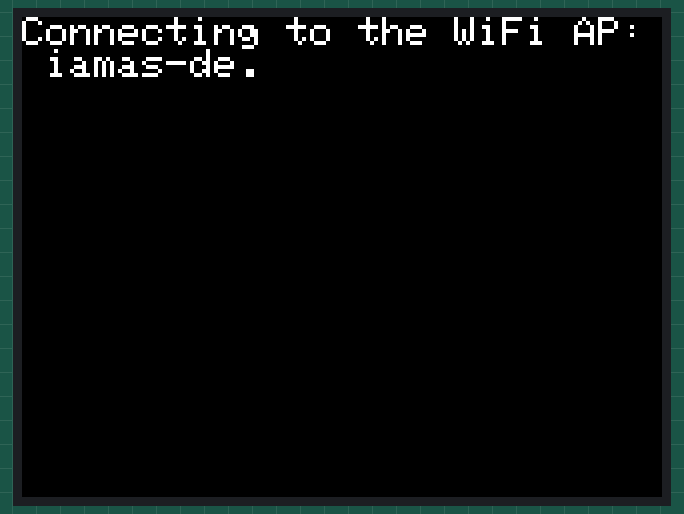
Simulated run of this sketch. Board: ESP32. Parts: 320×240 colour display. WiFi joins after 1.5 s; servers stay silent unless stated; the local clock reads 2024-03-15 10:24:30 at power-on unless the sketch sets it.

Above: at 0.7 s.
At 1.7 s:
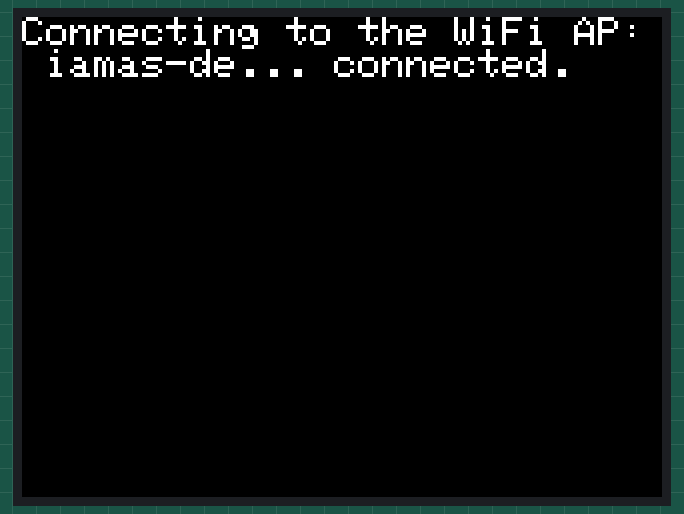
At 5.1 s:
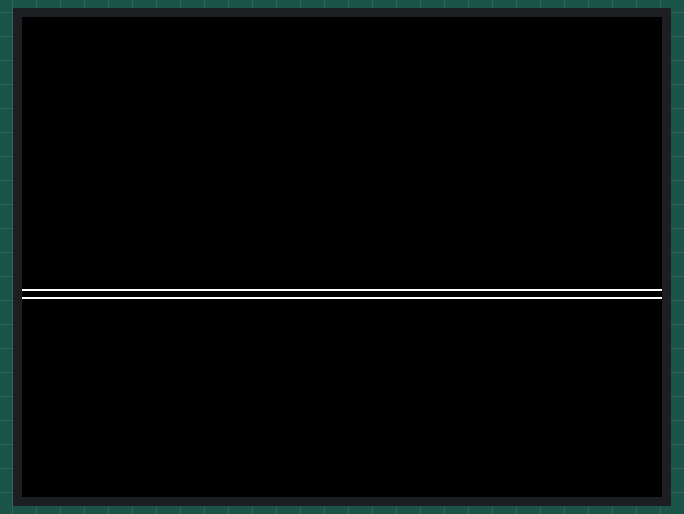
At 14.1 s:
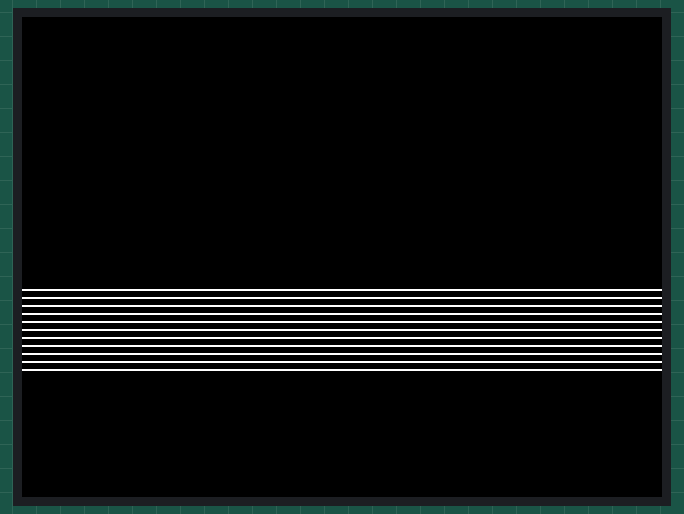
At 22.1 s:
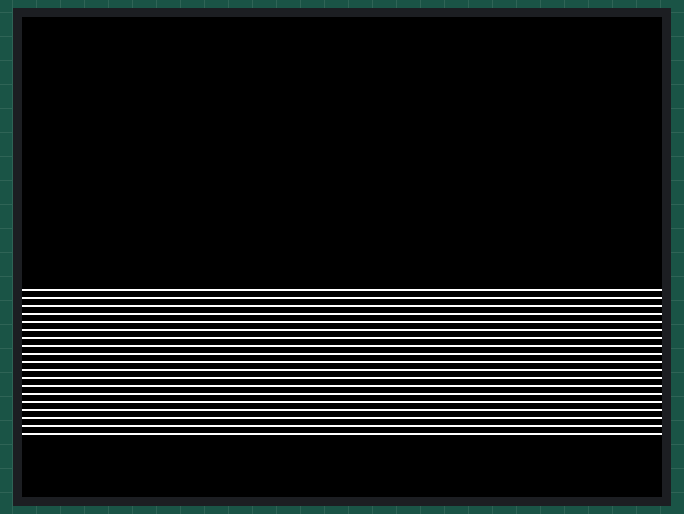
At 39.1 s:
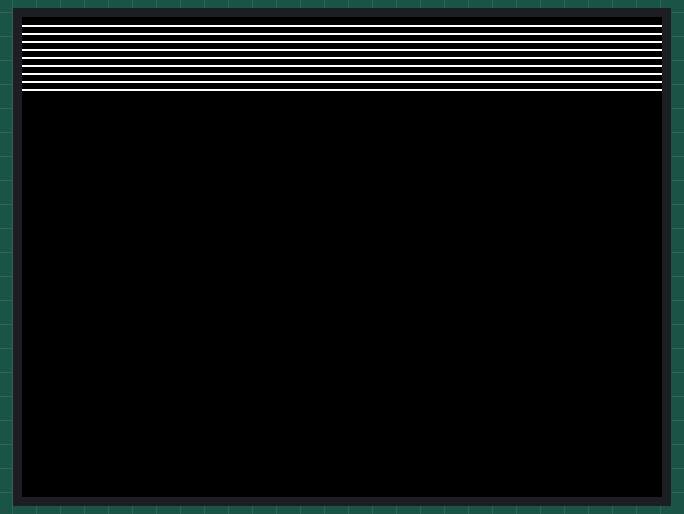

The sketch:

5_wifi_practice_clock3.ino
```cpp
#include <M5Stack.h>
#include <WiFi.h>

String ssid = "iamas-de";
String password = "pass-iamas";

const String ntp_server = "ntp.nict.jp";

const long gmt_offset_sec = 9 * 3600;
const int daylight_offset_sec = 0;

void setup() {
  M5.begin();

  // WiFi へ接続開始
  WiFi.begin(ssid.c_str(), password.c_str());

  M5.Lcd.setTextSize(2);
  M5.Lcd.print("Connecting to the WiFi AP: " + ssid);

  while (WiFi.status() != WL_CONNECTED) {
    delay(500);
    M5.Lcd.print(".");
  }

  // 接続完了
  M5.Lcd.println(" connected.");
  delay(3000);

  // 時刻を同期
  configTime(gmt_offset_sec, daylight_offset_sec, ntp_server.c_str());

  M5.Lcd.fillScreen(BLACK);
}

void loop() {
  struct tm time_data;
  M5.Lcd.setCursor(0, 50);
  if (!getLocalTime(&time_data)) {
    M5.Lcd.println("Failed to obtain time");
    return;
  }

  int y = time_data.tm_sec * 4;
  M5.Lcd.drawLine(0, y, 320, y, WHITE);

  if (time_data.tm_sec == 0) {
    M5.Lcd.fillScreen(BLACK);
  }

  delay(10);
}
```

Measured:
- what the display in image 1 shows lasts 3.0 s, from 1.7 s to 4.7 s
- what the display in image 2 shows lasts 1.0 s, from 5.0 s to 6.0 s
